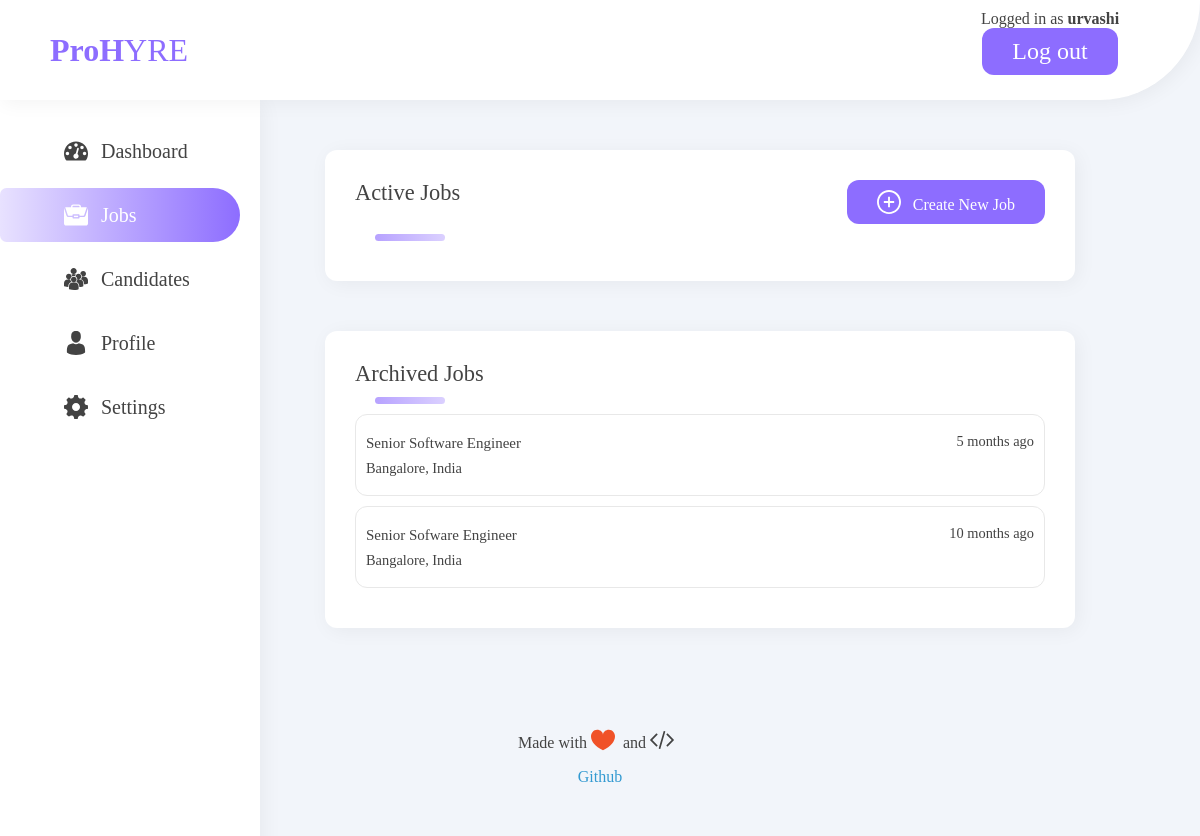
The app's page /app/jobs (signed in), older data.
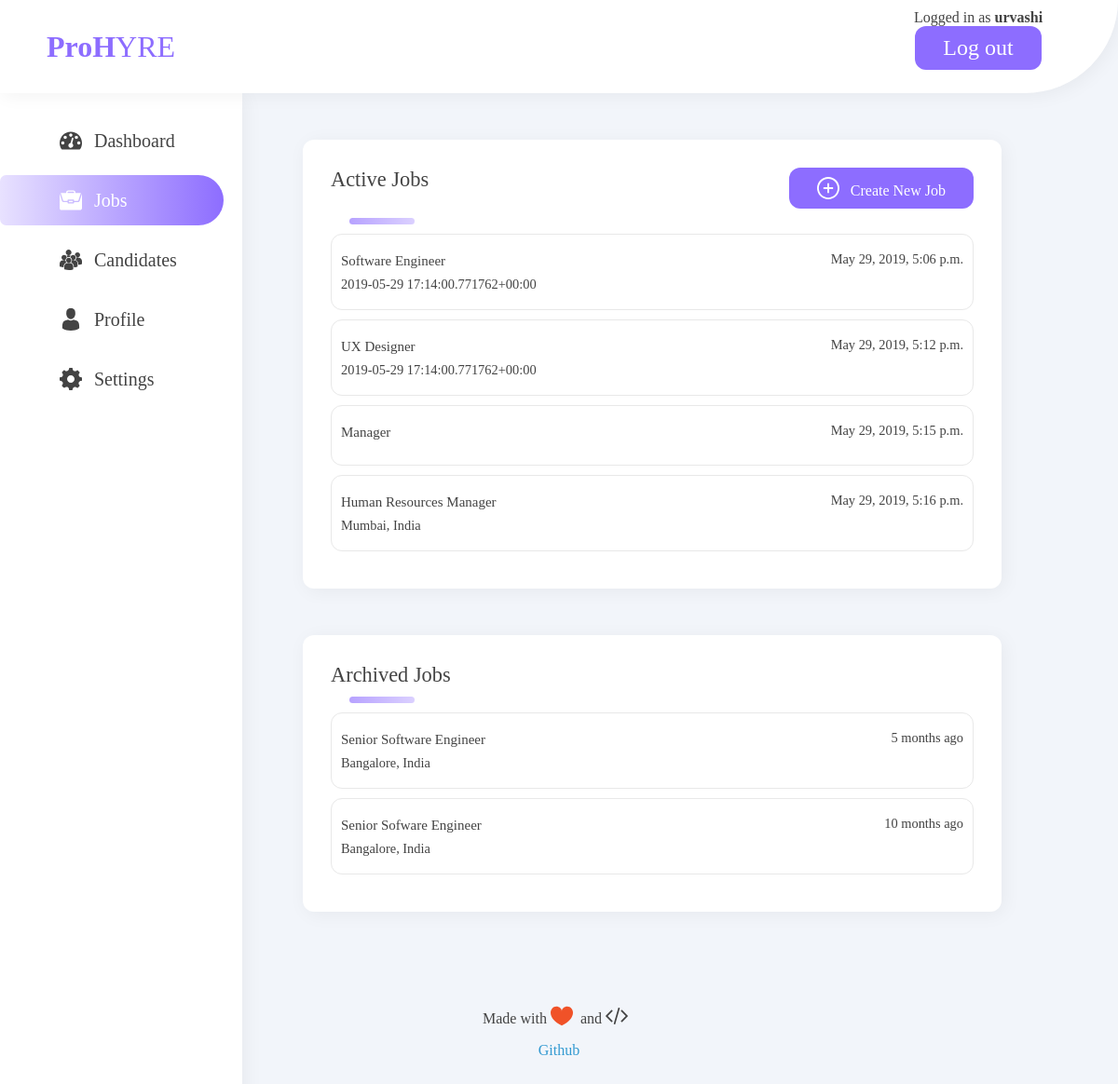
The same page, newer data.
### app/models.py (models this page shows)
class User(AbstractUser):
	is_staff=True
	is_superuser=True
	is_candidate = models.BooleanField(default=False)
	is_hr = models.BooleanField(default=False)

class Job(models.Model):
    job_id = models.UUIDField(default=uuid.uuid4, editable=False)
    job_role = models.CharField(max_length=30)
    job_desc = models.TextField()
    location = models.TextField()
    username = models.CharField(max_length=10)
    posted_on = models.DateTimeField()
    total_applications = models.IntegerField(default=0)
    active_applications = models.IntegerField(default=0)
    offers_made = models.IntegerField(default=0)
    pending_feedbacks = models.IntegerField(default=0)

### app/views.py (the view)
# urls.py: path('jobs', views.jobs, name='jobs'),
@login_required
def jobs(request):
    all_jobs = Job.objects.all().values('job_role', 'job_desc', 'posted_on', 'location')
    print(all_jobs)
    res = {
        'activeJobs': all_jobs,
        'archivedJobs': [
            {
                'jobRole': 'Senior Software Engineer',
                'location': 'Bangalore, India',
                'posted_at': '5 months ago'
            },
            {
                'jobRole': 'Senior Sofware Engineer',
                'location': 'Bangalore, India',
                'posted_at': '10 months ago'
            },
        ]
    }
    return render(request, 'app/jobs.html', { 'active': 'jobs', 'res': res })

### app/templates/app/jobs.html (shortened to what this page needs)
{% extends "base.html" %}
{% load static %}
{% block style %}
<link rel="stylesheet" href="{% static 'app/css/jobs.css' %}">
{% endblock %}
{% block content %}
<div class="content">
    {% include "./includes/sidebar.html" %}
    <div class="dash-content">
        <div class="section active-jobs">
            <div class="heading">
              <h1>Active Jobs</h1>
              <a href="add_job"><button class="login-btn">
                Create New Job
              </button></a>
            </div>
            <div class="underline"></div>
            <ul>
                {% for item in res.activeJobs %}
                <a href="job_desc"><li>
                    <div class="left">
                        <h4>{{ item.job_role }}</h4>
                        <p>{{ item.location }}</p>
                    </div>
                    <div class="right">
                        <p>{{ item.posted_on }}</p>
                    </div>
                </li></a>
                {% endfor %}
            </ul>
        </div>
        <div class="section archived-jobs">
            <h1>Archived Jobs</h1>
            <div class="underline"></div>
            <ul>
                {% for item in res.archivedJobs %}
                <a href="job_desc"><li>
                    <div class="left">
                        <h4>{{ item.jobRole }}</h4>
                        <p>{{ item.location }}</p>
                    </div>
                    <div class="right">
                        <p>{{ item.posted_at }}</p>
                    </div>
                </li></a>
                {% endfor %}
            </ul>
        </div>
    </div>
</div>
{% include "./includes/footer.html" %}
{% endblock %}

### app/templates/base.html (shortened to what this page needs)
{% load static %}
<!DOCTYPE html>
<html lang="en">
<head>
    <link rel="stylesheet" href="{% static 'app/css/base.css' %}">
    {% block style %}{% endblock %}
</head>
<body>
    <div id="header">
        <a href="/"><h1 id="header-title"><span>ProH</span>YRE</h1></a>
            {% if user.is_authenticated %}
                <p class="logout">Logged in as <strong>{{ user.username }}</strong><a href="{% url 'logout' %}"> <button class ="logout-btn"> Log out</button></a></p>
        {% endif %}
    </div>
    {% block content %}{% endblock %}
</body>
</html>

### app/templates/app/includes/sidebar.html (shortened to what this page needs)
{% load static %}
{% block style %}
<link rel="stylesheet" href="{% static 'app/css/sidebar.css' %}">
{% endblock %}
<ul id="sidebar">
    <a href="/app/dash"><li class="{% if active == 'dash' %}active{% endif %}">
        Dashboard
    </li></a>
    <a href="/app/jobs"><li class="{% if active == 'jobs' %}active{% endif %}">
        Jobs
    </li></a>
    <a href="/app/candidates"><li class="{% if active == 'candidates' %}active{% endif %}">
        Candidates
    </li></a>
    <a href="/app/profile"><li class="{% if active == 'profile' %}active{% endif %}">
        Profile
    </li></a>
    <a href="/app/settings"><li class="{% if active == 'settings' %}active{% endif %}">
        Settings
    </li></a>
</ul>

### app/templates/app/includes/footer.html (shortened to what this page needs)
{% load static %}
{% block style %}
<link rel="stylesheet" href="{% static 'app/css/footer.css' %}">
{% endblock %}
<footer class="footer">
    <p>Made with <svg xmlns="http://www.w3.org/2000/svg" viewBox="0 0 426.7 426.7"><path d="M401.8 74.5c-63.5-82.4-188.4-33.8-188.4 49.9 0-83.7-125-132.4-188.5-49.9 -65.6 85.2-0.9 234.5 188.5 320.3C402.7 309 467.4 159.7 401.8 74.5z" fill="#F05228"/></svg>and <svg xmlns="http://www.w3.org/2000/svg" viewBox="0 0 522.5 522.5">
    </p>
    <a href="https://github.com/Divya063/ProHyre">Github</a>
</footer>

### app/static/app/css/base.css (style rules this page uses)
body { background: #F2F5FA; padding: 0; margin: 0; font-family: Avenir; font-weight: 200; color: #434343; }
a { padding: 0; margin: 0; text-decoration: none; }
#header { width: 100%; display: grid; grid-template-columns: 13fr 2fr 1fr; height: 100px; background: #fff; border-bottom-right-radius: 100px; box-shadow: 3px 3px 20px rgba(0, 0, 0, 0.05); position: sticky; top: 0; z-index: 100; }
#header-title { margin: 0px 10px 0px 50px; grid-column: 1; color: #8D6DFF; font-weight: 400; line-height: 100px; height: 100px; }
#header-title span { font-weight: 700; }
.login-btn, .signup-btn, .act-login, .logout-btn { background-color: #8D6DFF; border: none; margin: 20px 10px 5px 10px; color: #fff; padding: 10px 30px; border-radius: 12px; font-family: Avenir; font-weight: 400; font-size: 24px; }
.logout-btn { margin: 0; }
.logout { margin: 10px 0; text-align: center; }
.underline { width: 70px; height: 7px; background: linear-gradient(to right, rgba(183, 162, 255, 1), rgba(183, 162, 255, 0.5)); margin: 10px 20px; border-radius: 10px; }
.content { display: grid; grid-template-columns: 1fr 5fr; }
.section { background-color: #fff; box-shadow: 3px 3px 20px rgba(0, 0, 0, 0.05); padding: 30px; border-radius: 12px; margin: 0 0 50px 0; }
ul li { border: 1px solid #e8e8e8; margin-bottom: 10px; padding: 10px; border-radius: 12px; }

### app/static/app/css/jobs.css (style rules this page uses)
.dash-content { grid-column: 2; display: grid; grid-template-columns: 1fr 6fr 1fr; grid-template-rows: auto; margin-top: 50px; }
.section { background-color: #fff; box-shadow: 3px 3px 20px rgba(0, 0, 0, 0.05); margin: 0 0 50px 0; padding: 30px; border-radius: 12px; }
.section h1 { font-size: 1.4rem; margin: 0; font-weight: 400; }
.underline { width: 70px; height: 7px; background: linear-gradient(to right, rgba(183, 162, 255, 1), rgba(183, 162, 255, 0.5)); margin: 10px 20px; border-radius: 10px; }
.section ul { list-style-type: none; margin: 0; padding: 0; color: #707070; }
ul h4 { margin: 10px 0 0 0; font-weight: 500; font-size: 15px; }
ul p { padding: 8px 0; margin: 0; font-size: 0.9rem; }
.right { text-align: right; }
.section li { display: grid; margin-top: 10px; grid-template-columns: 1fr 1fr; }
.active-jobs { grid-row: 1; grid-column: 2; }
.active-jobs .heading { display: grid; grid-template-columns: 2fr 1fr; }
.active-jobs .heading a, .active-jobs .heading button { grid-column: 2; margin: 0 0; text-align: right; font-size: 16px; }
.archived-jobs { grid-row: 2; grid-column: 2; }

### app/static/app/css/sidebar.css (style rules this page uses)
#sidebar { font-size: 20px; list-style: none; padding: 0; position: absolute; background: #fff; padding: 20px 20px 0 0; margin: 0; height: 100%; box-shadow: 3px 3px 20px rgba(0, 0, 0, 0.05); z-index: 99; position: fixed; }
a { padding: 0; margin: 0; color: #434343; text-decoration: none; }
#sidebar li { padding: 15px 50px; cursor: pointer; padding-left: 4rem; font-weight: 400; margin-top: 4px; border: none; }
svg { width: 1.5rem; vertical-align: bottom; fill: #434343; margin-right: 0.5rem; }
.active svg { fill: #fff; }
.active { color: #fff; background: linear-gradient(to left, rgba(141, 109, 255, 1), rgba(141, 109, 255, 0.2)); border-bottom-right-radius: 50px; border-top-right-radius: 50px; }

### app/static/app/css/footer.css (style rules this page uses)
.footer { text-align: center; margin: 50px; }
.footer a { color: #339AD1; font-weight: 500; }

Row changes from the older to the newer data that the page shows:
added Job: job_role "Software Engineer", location "2019-05-29 17:14:00.771762+00:00", posted_on "May 29, 2019, 5:06 p.m."
added Job: job_role "UX Designer", location "2019-05-29 17:14:00.771762+00:00", posted_on "May 29, 2019, 5:12 p.m."
added Job: job_role "Manager", posted_on "May 29, 2019, 5:15 p.m."
added Job: job_role "Human Resources Manager", location "Mumbai, India", posted_on "May 29, 2019, 5:16 p.m."
